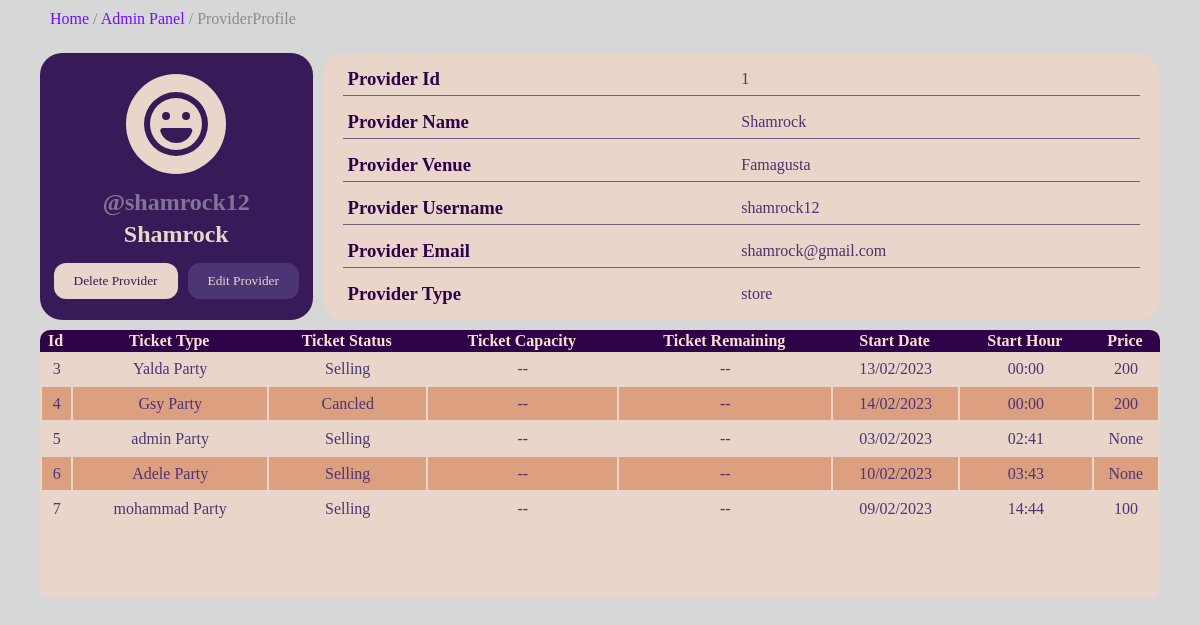
The app's page /panel/store/1/ (signed in), older data.
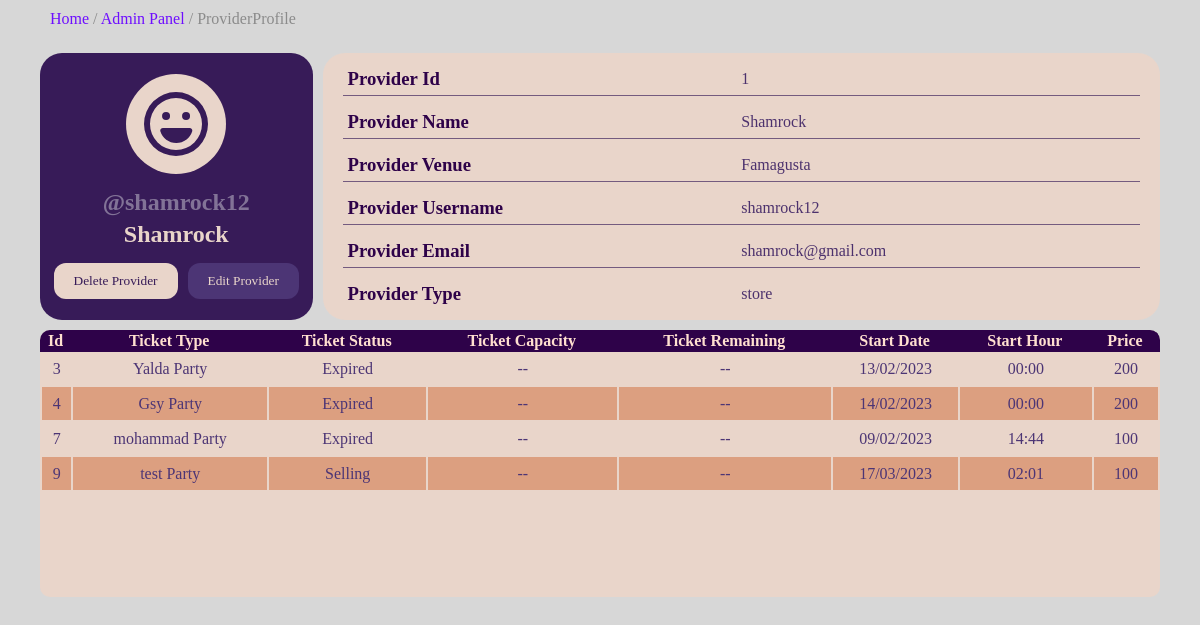
The same page, newer data.
### parties/models.py (models this page shows, shortened)
class Store(models.Model):
    username = models.OneToOneField(User,on_delete=models.CASCADE,null=True)
    name = models.CharField(max_length=100,verbose_name="Name",null=True)
    address = models.CharField(max_length=200,verbose_name="Address",null=True)
    email = models.CharField(max_length=100,verbose_name="Email",null=True)
    class Meta:
        verbose_name="Provider"
    def __str__(self):
        return self.username.username

class PartyTicket(models.Model):
    name =  models.CharField(max_length=50,verbose_name="Party Name",null=True)
    provider = models.ForeignKey(Store,on_delete=models.CASCADE,null=True)
    price = models.IntegerField(null=True)
    start_date = models.DateTimeField(verbose_name="Start Date",null=True)
    description = models.TextField(null=True,blank=True)
    TICKET_STATUS = [
        ('cancled','Cancled'),
        ('expired','Expired'),
        ('sold out','Sold out'),
        ('selling','Selling'),
    ]
    status = models.CharField(max_length=10,choices=TICKET_STATUS,default='Selling')

### account/decorators.py (the view)
        def wrapper(request,*args,**kwargs):
            if request.user.groups.exists:
                x = request.user.groups.all()[0]
            if str(x) in allowed_roles:
                return view_function(request,*args,**kwargs)
            else:
                return redirect("/")

### admin_panel/views.py (called while the page is built)
@login_required(login_url="/account/login/")
@allowed_users(['admin'])
def StoreInfo(request,pk):
    store = get_object_or_404(Store,id=pk)
    tickets = PartyTicket.objects.filter(provider__username__username=store)
    context = {
        'store':store,
        'tickets':tickets
    }
    return render(request,'admin/store-info.html',context)

### templates/admin/store-info.html (shortened to what this page needs)
{% load static %}
<!DOCTYPE html>
<html lang="en">
<head>
    <link rel="stylesheet" href="{% static 'css/store-info.css' %}">
</head>
<body>
    <div class="container" >
        <div class="sections">
            <span><a href="{% url 'home:home' %}">Home</a> / <a href="{% url 'admin-admin:admin-panel' user %}">Admin Panel</a> / <a href=".">ProviderProfile</a> </span>
        </div>
        <div class="content">
            <div class="storeProfile">
              <div class="profile">
              </div>
              <div class="profile-desc">
                <h4 class="username">@{{store.username}}</h4>
                <h2 class="fullname">{{store.name}}</h2>
              </div>
              <div class="btns">
                <button class="delete-store">Delete Provider</button>
                <button class="edit-store">Edit Provider</button>
              </div>
            </div>
            <div class="store-info">
                <div class=" store-information">
                    <h3 class="info-title">Provider Id</h3>
                    <p class="storeInfo">{{store.id}}</p>
                </div>
                <div class=" store-information">
                    <h3 class="info-title">Provider Name</h3>
                    <p class="storeInfo">{{store.name}}</p>
                </div>
                <div class=" store-information">
                    <h3 class="info-title">Provider Venue</h3>
                    <p class="storeInfo">{{store.address}}</p>
                </div>
                <div class=" store-information">
                    <h3 class="info-title">Provider Username</h3>
                    <p class="storeInfo">{{store.username}}</p>
                </div>
                <div class=" store-information">
                    <h3 class="info-title">Provider Email</h3>
                    <p class="storeInfo">{{store.email}}</p>
                </div>
                <div class=" store-information">
                    <h3 class="info-title">Provider Type</h3>
                    <p class="storeInfo">{{store.username.groups.all.0}}</p>
                </div>
            </div>
            <div class="purchased-tickets-table">
                <table>
                    <thead>
                        <tr>
                            <th>Id</th>
                            <th>Ticket Type</th>
                            <th>Ticket Status</th>
                            <th>Ticket Capacity</th>
                            <th>Ticket Remaining</th>
                            <th>Start Date</th>
                            <th>Start Hour</th>
                            <th>Price</th>
                        </tr>
                    </thead>
                    <tbody>
                        {% for ticket in tickets %}
                        <tr>
                            <td>{{ticket.id}}</td>
                            <td>{{ticket.name}} Party</td>
                            <td>{{ticket.get_status_display}}</td>
                            <td>--</td>
                            <td>--</td>
                            <td>{{ticket.start_date|date:'d/m/Y'}}</td>
                            <td>{{ticket.start_date|date:'H:i'}}</td>
                            <td>{{ticket.price}}</td>
                        </tr>
                        {% endfor %}
                    </tbody>
                </table>
            </div>
        </div>
    </div>
</body>
</html>

Row changes from the older to the newer data that the page shows:
removed PartyTicket: id "5", name "admin", status "Selling", start_date "03/02/2023", start_date "02:41", price "None"
removed PartyTicket: id "6", name "Adele", status "Selling", start_date "10/02/2023", start_date "03:43", price "None"
changed PartyTicket "Yalda": status "Selling" → "Expired"
changed PartyTicket "Gsy": status "Cancled" → "Expired"
changed PartyTicket "mohammad": status "Selling" → "Expired"
added PartyTicket: id "9", name "test", status "Selling", start_date "17/03/2023", start_date "02:01", price "100"
